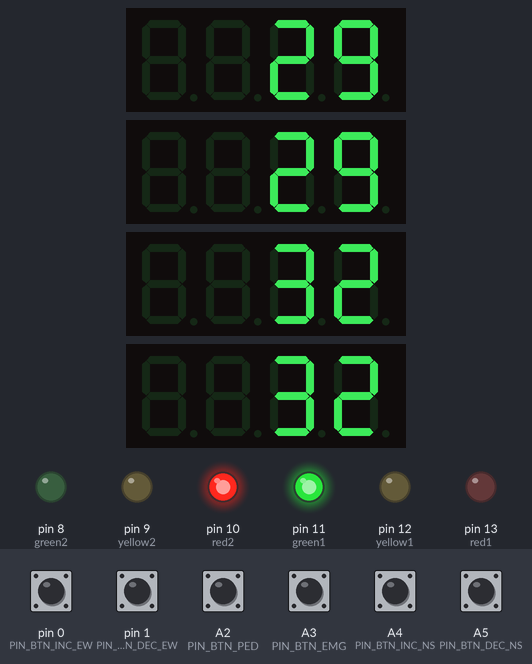
A program run on a simulated Arduino Uno, built with avr-gcc and run on an emulated ATmega328P. On the bench: 4 × 4-digit seven-segment display, output pins drawn as LEDs (lit = HIGH). Dashed ring = blinking. The test bench sets the inputs (shaded band); at power-on: A2 (PIN_BTN_PED), A3 (PIN_BTN_EMG), A4 (PIN_BTN_INC_NS), A5 (PIN_BTN_DEC_NS), pin 0 (PIN_BTN_INC_EW), pin 1 (PIN_BTN_DEC_EW) HIGH.

Above: at 3.9 s.
4.0 s: A3 (PIN_BTN_EMG) pulled LOW for 0.15 s
At 4.38 s:
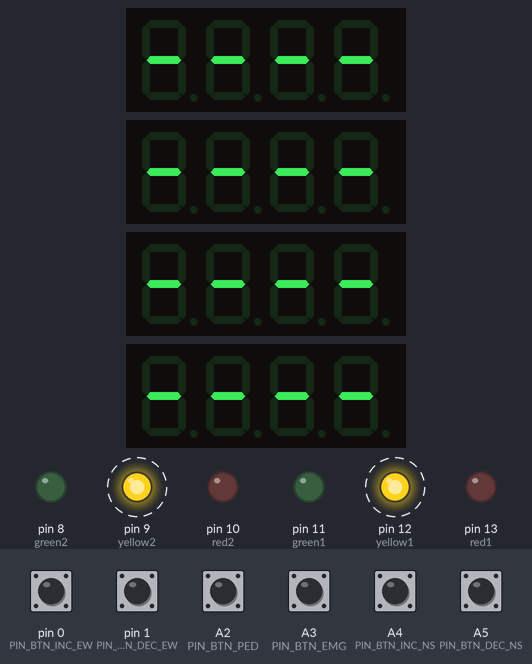
7.1 s: A3 (PIN_BTN_EMG) pulled LOW for 1 s
At 9.1 s:
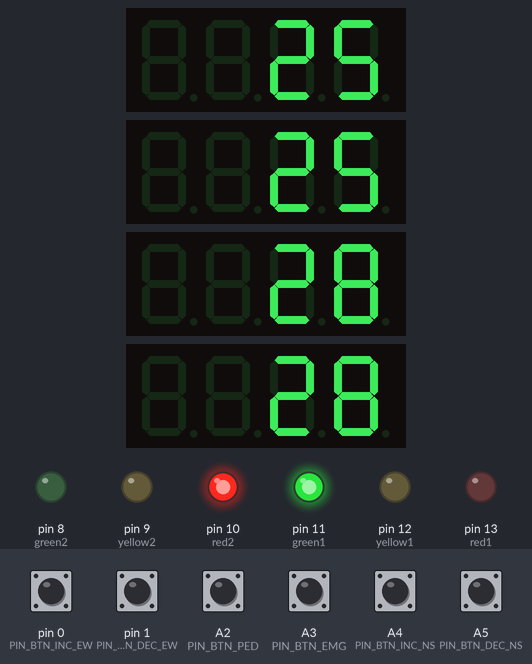
9.6 s: A2 (PIN_BTN_PED) pulled LOW for 0.15 s
At 14.2 s:
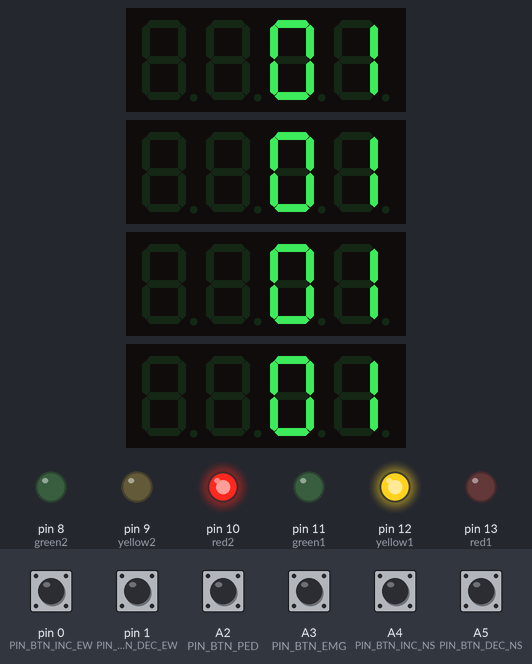
Timing chart, 0 to 25.8 s (numbered marks = the images above; inputs shaded):
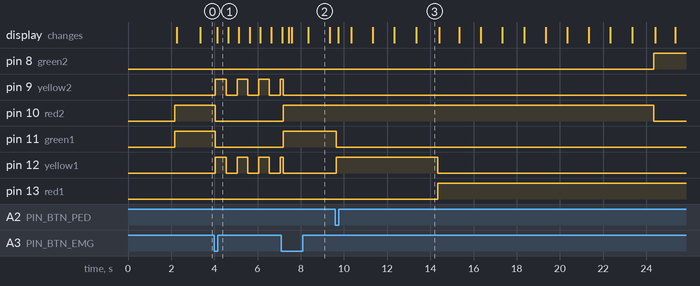

The program:

main.cpp
```cpp
#include <Arduino.h>
#include <TM1637Display.h>

/* ==========================================================================
 * CẤU HÌNH CHÂN (DỰA THEO DIAGRAM.JSON)
 * ========================================================================== */

// --- Cấu hình chân Đèn LED ---
const int red1 = 13, yellow1 = 12, green1 = 11; // Trục NS (Bắc - Nam)
const int red2 = 10, yellow2 = 9, green2 = 8;   // Trục EW (Đông - Tây)

// --- Cấu hình chân Nút bấm ---
const int PIN_BTN_PED    = A2; // Cả 4 nút Người đi bộ đều nối chung vào A2
const int PIN_BTN_EMG    = A3; // Nút Khẩn cấp
const int PIN_BTN_INC_NS = A4; // Nút Tăng thời gian Xanh NS (+5s)
const int PIN_BTN_DEC_NS = A5; // Nút Giảm thời gian Xanh NS (-5s)
const int PIN_BTN_INC_EW = 0;  // Nút Tăng thời gian Xanh EW (+5s)
const int PIN_BTN_DEC_EW = 1;  // Nút Giảm thời gian Xanh EW (-5s)

// --- Khởi tạo 4 màn hình hiển thị TM1637 (CLK, DIO) ---
TM1637Display displayN(3, 2);
TM1637Display displayS(5, 4);
TM1637Display displayW(7, 6);
TM1637Display displayE(A1, A0);

// --- Cấu hình tham số thời gian mặc định (giây) ---
const int DEFAULT_GREEN_NS = 30;
const int DEFAULT_GREEN_EW = 30;
const int YELLOW_TIME = 3;
const int PEDESTRIAN_TIME = 10;
const int MIN_GREEN_TIME = 10;
const int MAX_GREEN_TIME = 60;

int settingGreenNS = DEFAULT_GREEN_NS;
int activeGreenNS  = DEFAULT_GREEN_NS;

int settingGreenEW = DEFAULT_GREEN_EW;
int activeGreenEW  = DEFAULT_GREEN_EW;

// --- Định nghĩa các trạng thái hệ thống ---
enum SystemMode {
  MODE_NORMAL,
  MODE_PED_TRANSITION,
  MODE_PED_CROSSING,
  MODE_EMERGENCY
};

enum TrafficPhase {
  PHASE_NS_GREEN,
  PHASE_NS_YELLOW,
  PHASE_EW_GREEN,
  PHASE_EW_YELLOW
};

SystemMode currentMode = MODE_NORMAL;
TrafficPhase currentPhase = PHASE_NS_GREEN;
TrafficPhase resumePhase = PHASE_EW_GREEN;

int timerNS = 0;
int timerEW = 0;
int timerPed = 0;
int timerTransition = 0;

unsigned long lastTickMillis = 0;
unsigned long lastBlinkMillis = 0;
bool emergencyBlinkState = false;

const uint8_t DASH_SEGMENTS[] = { SEG_G, SEG_G, SEG_G, SEG_G }; // Ký hiệu ----
const uint8_t BLANK_SEGMENTS[] = { 0x00, 0x00, 0x00, 0x00 }; // Ký hiệu rỗng để tắt màn hình

// Xóa màn hình bằng cách truyền mảng rỗng
void clearDisplays() {
  displayN.setSegments(BLANK_SEGMENTS);
  displayS.setSegments(BLANK_SEGMENTS);
  displayW.setSegments(BLANK_SEGMENTS);
  displayE.setSegments(BLANK_SEGMENTS);
}

// Cấu trúc chống nhiễu phím (Debounce)
struct ButtonDebounce {
  int pin;
  int lastReading;
  int stableState;
  unsigned long lastDebounceTime;
};

ButtonDebounce btnPed   = { PIN_BTN_PED,    HIGH, HIGH, 0 };
ButtonDebounce btnEmg   = { PIN_BTN_EMG,    HIGH, HIGH, 0 };
ButtonDebounce btnIncNS = { PIN_BTN_INC_NS, HIGH, HIGH, 0 };
ButtonDebounce btnDecNS = { PIN_BTN_DEC_NS, HIGH, HIGH, 0 };
ButtonDebounce btnIncEW = { PIN_BTN_INC_EW, HIGH, HIGH, 0 };
ButtonDebounce btnDecEW = { PIN_BTN_DEC_EW, HIGH, HIGH, 0 };

const unsigned long DEBOUNCE_DELAY_MS = 50;

bool isButtonPressed(ButtonDebounce &btn) {
  int reading = digitalRead(btn.pin);
  bool pressed = false;

  if (reading != btn.lastReading) {
    btn.lastDebounceTime = millis();
  }

  if ((millis() - btn.lastDebounceTime) > DEBOUNCE_DELAY_MS) {
    if (reading != btn.stableState) {
      btn.stableState = reading;
      if (btn.stableState == LOW) {
        pressed = true;
      }
    }
  }
  btn.lastReading = reading;
  return pressed;
}

void setLight(bool r1, bool y1, bool g1, bool r2, bool y2, bool g2) {
  digitalWrite(red1, r1); digitalWrite(yellow1, y1); digitalWrite(green1, g1);
  digitalWrite(red2, r2); digitalWrite(yellow2, y2); digitalWrite(green2, g2);
}
// Thêm hàm trợ giúp này để tự mã hóa 4 ô LED
void displayTime(TM1637Display &display, int timeVal)

{
  if (timeVal < 0)
  {
    display.setSegments(BLANK_SEGMENTS);
    return;
  }
  uint8_t segs[4];
  segs[0] = 0x00; // Tắt hoàn toàn ô LED 1 (hàng nghìn)
  segs[1] = 0x00; // Tắt hoàn toàn ô LED 2 (hàng trăm)

  if (timeVal > 99) timeVal = 99; // Giới hạn đồng hồ ở 2 con số

  // Tự mã hóa và hiển thị ở 2 ô LED cuối cùng
  segs[2] = display.encodeDigit(timeVal / 10); // Lấy số hàng chục
  segs[3] = display.encodeDigit(timeVal % 10); // Lấy số hàng đơn vị

  display.setSegments(segs); // Gửi trực tiếp xuống phần cứng
}

// Hàm updateDisplays mới gọi đến hàm trợ giúp ở trên
void updateDisplays(int valNS, int valEW) {
  displayTime(displayN, valNS);
  displayTime(displayS, valNS);
  displayTime(displayW, valEW);
  displayTime(displayE, valEW);
}
void showEmergencyDisplay(bool on) {
  if (on) {
    displayN.setSegments(DASH_SEGMENTS);
    displayS.setSegments(DASH_SEGMENTS);
    displayW.setSegments(DASH_SEGMENTS);
    displayE.setSegments(DASH_SEGMENTS);
  } else {
    clearDisplays();
  }
}

void startPhase(TrafficPhase phase) {
  currentPhase = phase;
  switch (phase) {
    case PHASE_NS_GREEN:
      activeGreenNS = settingGreenNS;
      timerNS = activeGreenNS;
      timerEW = activeGreenNS + YELLOW_TIME;
      setLight(LOW, LOW, HIGH, HIGH, LOW, LOW);
      break;

    case PHASE_NS_YELLOW:
      timerNS = YELLOW_TIME;
      setLight(LOW, HIGH, LOW, HIGH, LOW, LOW);
      break;

    case PHASE_EW_GREEN:
      activeGreenEW = settingGreenEW;
      timerEW = activeGreenEW;
      timerNS = activeGreenEW + YELLOW_TIME;
      setLight(HIGH, LOW, LOW, LOW, LOW, HIGH);
      break;

    case PHASE_EW_YELLOW:
      timerEW = YELLOW_TIME;
      setLight(HIGH, LOW, LOW, LOW, HIGH, LOW);
      break;
  }
  updateDisplays(timerNS, timerEW);
}

void triggerPedestrianMode() {
  if (currentMode == MODE_EMERGENCY || currentMode == MODE_PED_CROSSING) return;

  if (currentMode == MODE_NORMAL) {
    if (currentPhase == PHASE_NS_GREEN) {
      currentMode = MODE_PED_TRANSITION;
      timerTransition = 5;
      resumePhase = PHASE_EW_GREEN;
      setLight(LOW, HIGH, LOW, HIGH, LOW, LOW);
      updateDisplays(timerTransition, timerTransition);
    } else if (currentPhase == PHASE_EW_GREEN) {
      currentMode = MODE_PED_TRANSITION;
      timerTransition = 5;
      resumePhase = PHASE_NS_GREEN;
      setLight(HIGH, LOW, LOW, LOW, HIGH, LOW);
      updateDisplays(timerTransition, timerTransition);
    } else {
      currentMode = MODE_PED_CROSSING;
      timerPed = PEDESTRIAN_TIME;
      setLight(HIGH, LOW, LOW, HIGH, LOW, LOW);
      updateDisplays(timerPed, timerPed);
    }
  }
}

void toggleEmergencyMode() {
  if (currentMode != MODE_EMERGENCY) {
    currentMode = MODE_EMERGENCY;
    lastBlinkMillis = millis();
    emergencyBlinkState = true;
    setLight(LOW, HIGH, LOW, LOW, HIGH, LOW);
    showEmergencyDisplay(true);
  } else {
    currentMode = MODE_NORMAL;
    startPhase(PHASE_NS_GREEN);
  }
}

void increaseGreenTimeNS() { if (settingGreenNS + 5 <= MAX_GREEN_TIME) settingGreenNS += 5; }
void decreaseGreenTimeNS() { if (settingGreenNS - 5 >= MIN_GREEN_TIME) settingGreenNS -= 5; }
void increaseGreenTimeEW() { if (settingGreenEW + 5 <= MAX_GREEN_TIME) settingGreenEW += 5; }
void decreaseGreenTimeEW() { if (settingGreenEW - 5 >= MIN_GREEN_TIME) settingGreenEW -= 5; }

void handleButtons() {
  if (isButtonPressed(btnPed)) triggerPedestrianMode();
  if (isButtonPressed(btnEmg)) toggleEmergencyMode();
  if (isButtonPressed(btnIncNS)) increaseGreenTimeNS();
  if (isButtonPressed(btnDecNS)) decreaseGreenTimeNS();
  if (isButtonPressed(btnIncEW)) increaseGreenTimeEW();
  if (isButtonPressed(btnDecEW)) decreaseGreenTimeEW();
}

void setup() {
  pinMode(red1, OUTPUT); pinMode(yellow1, OUTPUT); pinMode(green1, OUTPUT);
  pinMode(red2, OUTPUT); pinMode(yellow2, OUTPUT); pinMode(green2, OUTPUT);

  pinMode(PIN_BTN_PED,    INPUT_PULLUP);
  pinMode(PIN_BTN_EMG,    INPUT_PULLUP);
  pinMode(PIN_BTN_INC_NS, INPUT_PULLUP);
  pinMode(PIN_BTN_DEC_NS, INPUT_PULLUP);
  pinMode(PIN_BTN_INC_EW, INPUT_PULLUP);
  pinMode(PIN_BTN_DEC_EW, INPUT_PULLUP);

  // Khởi tạo mức sáng tối đa và BẬT màn hình (tham số true cực kỳ quan trọng)
  displayN.setBrightness(7);
  displayS.setBrightness(7);
  displayW.setBrightness(7);
  displayE.setBrightness(7);

  // TEST: Hiển thị số 8888 ngay khi vừa bật nguồn
  displayN.showNumberDec(8888);
  displayS.showNumberDec(8888);
  displayW.showNumberDec(8888);
  displayE.showNumberDec(8888);

  // Dừng hệ thống 2 giây để bạn kiểm tra xem màn hình có sáng số 8888 không
  delay(2000);

  clearDisplays();
  startPhase(PHASE_NS_GREEN);
  lastTickMillis = millis();
}

void loop() {
  handleButtons();
  unsigned long currentMillis = millis();

  if (currentMode == MODE_EMERGENCY) {
    if (currentMillis - lastBlinkMillis >= 500) {
      lastBlinkMillis = currentMillis;
      emergencyBlinkState = !emergencyBlinkState;
      if (emergencyBlinkState) {
        setLight(LOW, HIGH, LOW, LOW, HIGH, LOW);
        showEmergencyDisplay(true);
      } else {
        setLight(LOW, LOW, LOW, LOW, LOW, LOW);
        showEmergencyDisplay(false);
      }
    }
    return;
  }

  if (currentMillis - lastTickMillis >= 1000) {
    lastTickMillis += 1000;

    if (currentMode == MODE_PED_TRANSITION) {
      timerTransition--;
      updateDisplays(timerTransition, timerTransition);
      if (timerTransition <= 0) {
        currentMode = MODE_PED_CROSSING;
        timerPed = PEDESTRIAN_TIME;
        setLight(HIGH, LOW, LOW, HIGH, LOW, LOW);
        updateDisplays(timerPed, timerPed);
      }
    }
    else if (currentMode == MODE_PED_CROSSING) {
      timerPed--;
      updateDisplays(timerPed, timerPed);
      if (timerPed <= 0) {
        currentMode = MODE_NORMAL;
        startPhase(resumePhase);
      }
    }
    else if (currentMode == MODE_NORMAL) {
      timerNS--;
      timerEW--;
      updateDisplays(timerNS, timerEW);

      switch (currentPhase) {
        case PHASE_NS_GREEN:  if (timerNS <= 0) startPhase(PHASE_NS_YELLOW); break;
        case PHASE_NS_YELLOW: if (timerNS <= 0) startPhase(PHASE_EW_GREEN);  break;
        case PHASE_EW_GREEN:  if (timerEW <= 0) startPhase(PHASE_EW_YELLOW); break;
        case PHASE_EW_YELLOW: if (timerEW <= 0) startPhase(PHASE_NS_GREEN);  break;
      }
    }
  }
}
```

Measured:
- after the input at 4.0 s, pin 9 (yellow2), pin 12 (yellow1): alternates HIGH for 0.50 s and LOW for 0.50 s, starting after 0.05 s; pin 10 (red2), pin 11 (green1): HIGH → LOW after 0.05 s; the display: changes after 0.13 s (image 1)
- after the input at 7.1 s, pin 10 (red2), pin 11 (green1): LOW → HIGH after 0.08 s
- after the input at 9.6 s, pin 8 (green2): LOW → HIGH after 14.7 s; pin 10 (red2): HIGH → LOW after 14.7 s; pin 11 (green1): HIGH → LOW after 0.05 s; pin 12 (yellow1): LOW → HIGH after 0.05 s, → LOW 4.7 s later; pin 13 (red1): LOW → HIGH after 4.7 s
- what the display in image 2 shows lasts 1.0 s, from 8.3 s to 9.3 s
- what the display in image 3 shows lasts 1.1 s, from 13.3 s to 14.4 s
